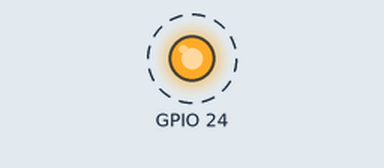
Bench run of a program on a simulated Raspberry Pi (BCM pin numbers). On the bench: output pins drawn as LEDs (lit = HIGH). Dashed ring = blinking.

Above: at 0.5 s.
Timing chart, 0 to 4.6 s (numbered marks = the images above):
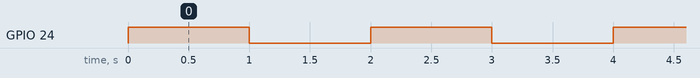

The program:

5Blink.py
```python
import RPi.GPIO as gpio
from time import sleep

gpio.setwarnings(False)
gpio.setmode(gpio.BCM)  # gpio.setmode(gpio.BCM)

gpio.setup(24, gpio.OUT)

while True:
    gpio.output(24, True)
    sleep(1)
    gpio.output(24, False)
    sleep(1)
```

Measured:
- by itself, GPIO 24: alternates HIGH for 1.0 s and LOW for 1.0 s
